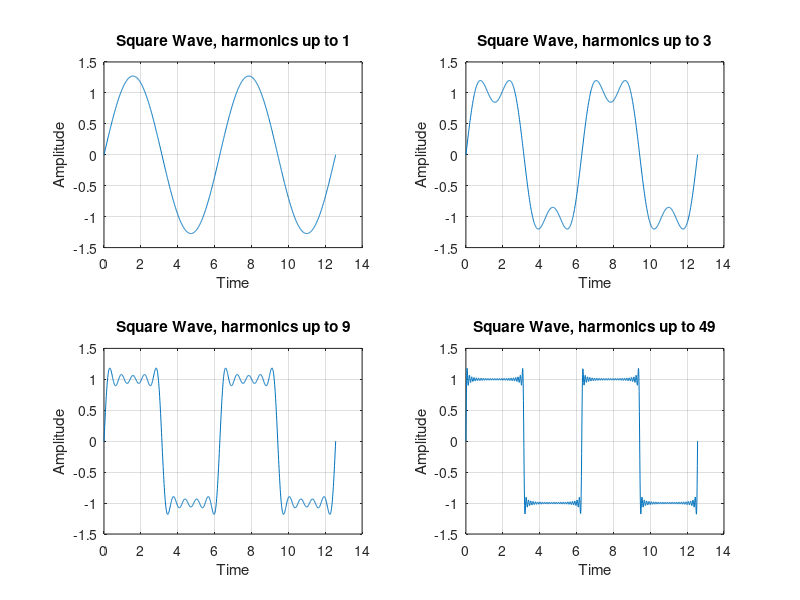
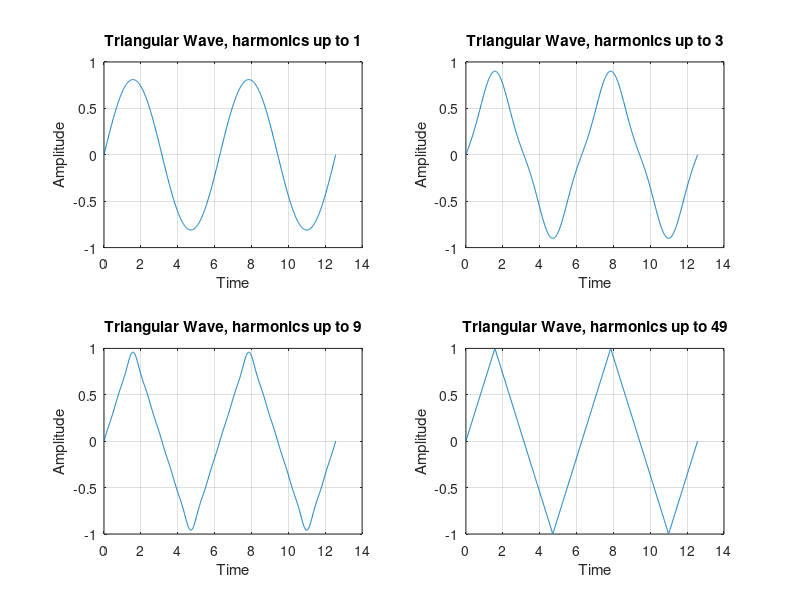
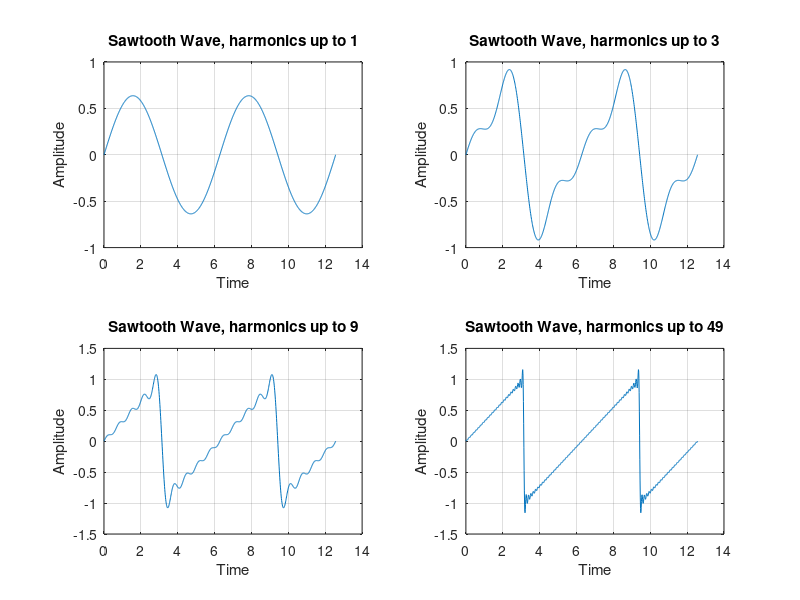

These charts were generated, in order, by the following MATLAB code:
% Experiment 7: Fourier Series Representation of Periodic Waveforms
clc;
clear all;
close all;

T = 2*pi;                       % Period
omega = 2*pi/T;                 % Fundamental frequency
t = linspace(0,4*pi,1000);
N_list = [1 3 9 49];            % Number of harmonics used in each subplot

% Part 1: Square wave
figure;
for i = 1:length(N_list)
    N = N_list(i);
    x = zeros(size(t));
    for n = 1:2:N
        x = x + 4/(n*pi)*sin(n*omega*t);
    end
    subplot(2,2,i);
    plot(t,x);
    title(sprintf('Square Wave, harmonics up to %d',N));
    xlabel('Time');
    ylabel('Amplitude');
    grid on;
end

% Part 2: Triangular wave
figure;
for i = 1:length(N_list)
    N = N_list(i);
    x = zeros(size(t));
    for n = 1:2:N
        x = x + 8/(pi^2)*(-1)^((n-1)/2)/n^2*sin(n*omega*t);
    end
    subplot(2,2,i);
    plot(t,x);
    title(sprintf('Triangular Wave, harmonics up to %d',N));
    xlabel('Time');
    ylabel('Amplitude');
    grid on;
end

% Part 3: Sawtooth wave
figure;
for i = 1:length(N_list)
    N = N_list(i);
    x = zeros(size(t));
    for n = 1:N
        x = x + 2/pi*(-1)^(n+1)/n*sin(n*omega*t);
    end
    subplot(2,2,i);
    plot(t,x);
    title(sprintf('Sawtooth Wave, harmonics up to %d',N));
    xlabel('Time');
    ylabel('Amplitude');
    grid on;
end
